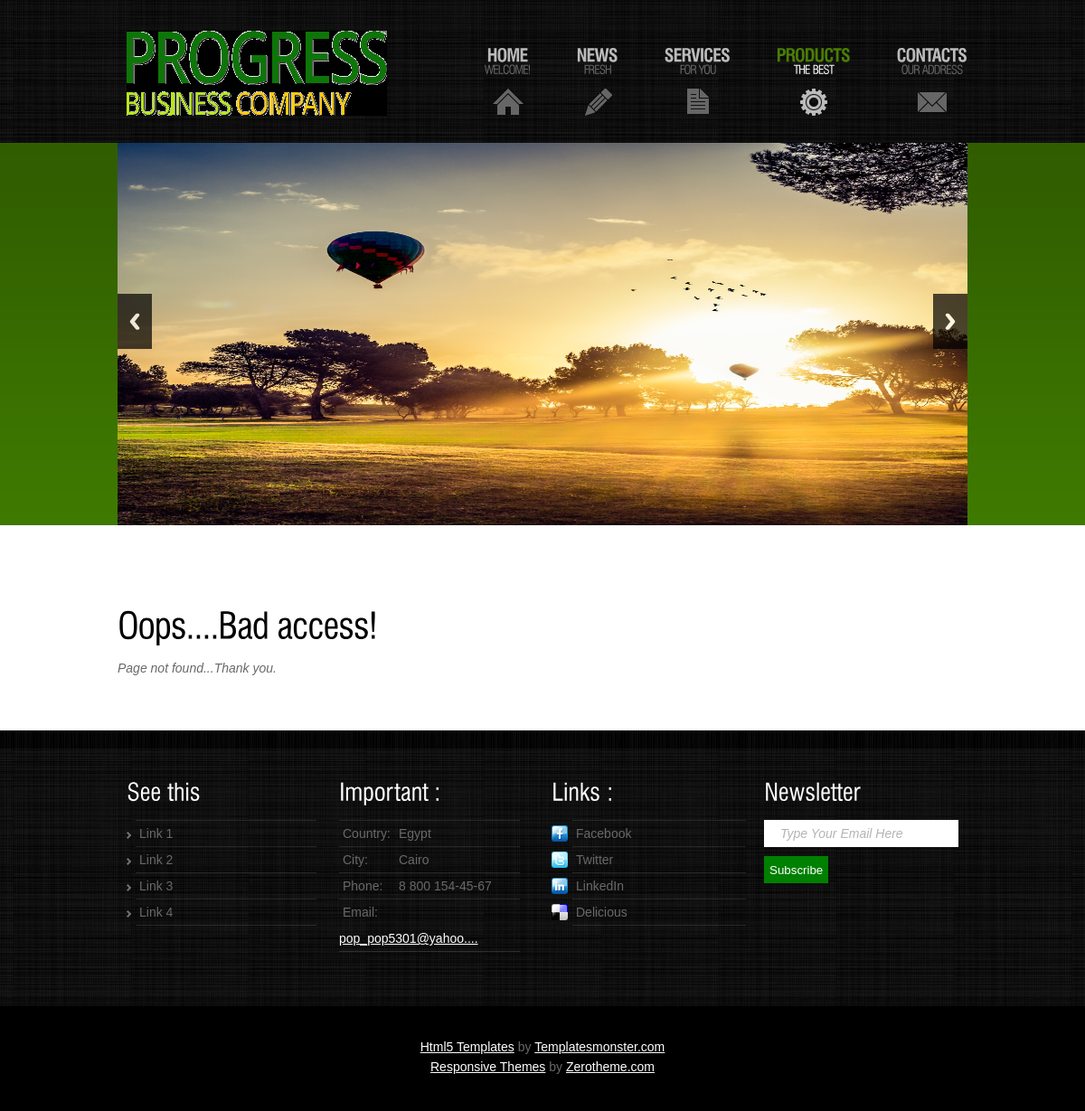
The app's page /prodetails.php with its own data.
### tables this page shows
CREATE TABLE IF NOT EXISTS `products` (
  `prod_id` int(11) NOT NULL AUTO_INCREMENT,
  `prod_name` varchar(255) DEFAULT NULL,
  `desc` text,
  `content` longtext,
  `image` varchar(255) DEFAULT NULL,
  `active_prod` tinyint(1) DEFAULT NULL,
  `in_home` tinyint(1) DEFAULT NULL,
  PRIMARY KEY (`prod_id`)
);

CREATE TABLE IF NOT EXISTS `setting` (
  `setting_id` int(11) NOT NULL AUTO_INCREMENT,
  `key` varchar(255) DEFAULT NULL,
  `desc` text,
  PRIMARY KEY (`setting_id`)
);

### productsAPI.php (called while the page is built, shortened)
<?php
function prog_pros_get($extra = '')
{
$query = sprintf("SELECT * FROM `products` %s",$extra);
$qresult = @mysql_query($query);
$rcount = @mysql_num_rows($qresult);
$pros = array();
for($i = 0; $i<$rcount; $i++)
	$pros[@count($pros)] = @mysql_fetch_object($qresult) ;
return $pros;
}
function prog_pros_get_by_active()
{
$pr_active = 1;
$result = prog_pros_get("WHERE `active_prod` = '$pr_active' ");
return $result;
}
?>

### prog_db.php (called while the page is built, shortened)
<?php
$prog_host      = 'localhost';
$prog_username  = 'root';
$prog_password  = '';
$prog_handle = @mysql_connect($prog_host,$prog_username,$prog_password);
function limit_text($text,$limit = 5) {
      if (str_word_count($text, 0) > $limit) {
          $words = str_word_count($text,2);
          $pos = array_keys($words);
          $text = substr($text, 0, $pos[$limit]) . '...';
      }
      return $text;
}
function get_set($key)
{
global $prog_handle;
$st_key = @mysql_real_escape_string(strip_tags($key),$prog_handle);
$result = prog_setting_get("WHERE `key` = '$st_key' ");
$setting = $result[0];
return $setting->desc;
}
?>

### settingAPI.php (called while the page is built, shortened)
<?php
function prog_setting_get($extra = '')
{
$query = sprintf("SELECT * FROM `setting` %s",$extra);
$qresult = @mysql_query($query);
$rcount = @mysql_num_rows($qresult);
$settings = array();
for($i = 0; $i<$rcount; $i++)
	$settings[@count($settings)] = @mysql_fetch_object($qresult) ;
return $settings;
}
?>

### prodetails.php (the view, shortened to what this page needs)
<!DOCTYPE html>
<html lang="en">
<head>
<link rel="stylesheet" href="css/reset.css" type="text/css" media="all">
<link rel="stylesheet" href="css/layout.css" type="text/css" media="all">
<link rel="stylesheet" href="css/style.css" type="text/css" media="all">
<link rel="stylesheet" href="css/zerogrid.css">
<link rel="stylesheet" href="css/responsive.css">
<link rel="stylesheet" href="css/responsiveslides.css" />
</head>
<body id="page1">
<div class="body1">
	<div class="body2">
		<div class="main zerogrid">
			<header>
				<div class="wrapper row">
				<h1><a href="index.php" id="logo"><img src="images/logo.png" /></a></h1>
				<nav>
					<ul id="menu">
						<li id="nav1"><a href="index.php">Home<span>Welcome!</span></a></li>
						<li id="nav2"><a href="news.php">News<span>Fresh</span></a></li>
						<li id="nav3"><a href="services.php">Services<span>for you</span></a></li>
						<li id="nav4" class="active"><a href="products.php">Products<span>The best</span></a></li>
						<li id="nav5"><a href="contacts.php">Contacts<span>Our Address</span></a></li>
					</ul>
				</nav>
				</div>
				<div class="wrapper row">
					<div class="slider">
					  	<div class="rslides_container">
							<ul class="rslides" id="slider">
<?php
require_once 'prog_db.php';
require_once 'productsAPI.php';
$pros = prog_pros_get_by_active();
if($pros == NULL)
{
	prog_db_close();
	echo('<div class="row-fluid">
    <div class="http-error">
        <h2>Oops..Problem!</h2>
        <p class="info">Page not found...Thank you.</p>
    </div>
</div>');
}else{
$pcount = @count($pros);
if($pcount == NULL)
{
	prog_db_close();
	echo('<div class="row-fluid">
    <div class="http-error">
        <h2>Oops..!</h2>
        <p class="info">Page not found...Thank you.</p>
    </div>
</div>');
}else{
for($i = 0; $i<$pcount; $i++)
{
 	$pro = $pros[$i];
if($pro->active_prod == 1)
echo '<li><a href="prodetails.php?P='.$pro->prod_id.'"><img src="admin/images/'.$pro->image.'" alt="" style="width: 940px;height: 423px;"></a></li>';
}
?>
							</ul>
						</div>
					</div>
				</div>
			</header>
		</div>
	</div>
</div>
	<div class="body3">
		<div class="main zerogrid">
			<article id="content">
<?php
if(!isset($_GET['P']))
{
echo('<div class="row-fluid">
        <div class="http-error">
        <h2>Oops....Bad access!</h2>
        <p class="info">Page not found...Thank you.</p>
     </div>
     </div>');
}else{
$_id = (int)$_GET['P'];
if($_id == 0){
	prog_db_close();
echo('<div class="row-fluid">
       <div class="http-error">
        <h2>Oops..!</h2>
        <p class="info">Page not found.</p>
    </div>
  </div>');
}
else{
$p = prog_pros_get_by_id($_id);
if($p == NULL){
	prog_db_close();
echo('<div class="row-fluid">
       <div class="http-error">
        <h2>Oops..!</h2>
        <p class="info">Page not found.</p>
    </div>
  </div>');
			}}}}} require_once 'settingAPI.php'; ?>
		</div>
	</div>
		<div class="body4">
		<div class="main zerogrid">
			<article id="content2">
				<div class="wrapper row">
					<section class="col-1-4">
					<div class="wrap-col">
						<h4><?= limit_text( get_set('footer_title1'),2) ?></h4>
						<ul class="list1">
                            <li><a href="<?= get_set('footer_link1_link') ?>"><?= limit_text(get_set('footer_link1_title'),3) ?></a></li>
							<li><a href="<?= get_set('footer_link2_link') ?>"><?= limit_text(get_set('footer_link2_title'),3) ?></a></li>
							<li><a href="<?= get_set('footer_link3_link') ?>"><?= limit_text(get_set('footer_link3_title'),3) ?></a></li>
							<li><a href="<?= get_set('footer_link4_link') ?>"><?= limit_text(get_set('footer_link4_title'),3) ?></a></li>
						</ul>
					</div>
					</section>
					<section class="col-1-4">
					<div class="wrap-col">
						<h4><?= limit_text( get_set('footer_title2'),2) ?></h4>
						<ul class="address">
							<li><span>Country:</span><?= get_set('Country') ?></li>
							<li><span>City:</span><?= get_set('City') ?></li>
							<li><span>Phone:</span><?= get_set('Phone') ?></li>
							<li><span>Email:</span><a href=<?= get_set('footer_Email_link') ?>><?= limit_text(get_set('footer_Email_title'),3) ?></a></li>
						</ul>
					</div>
					</section>
					<section class="col-1-4">
					<div class="wrap-col">
						<h4><?= limit_text( get_set('footer_title3'),2) ?></h4>
						<ul id="icons">
					<li><a href="<?= get_set('facebook') ?>"><img src="images/icon1.jpg" alt="">Facebook</a></li>
					<li><a href="<?= get_set('Twitter') ?>"><img src="images/icon2.jpg" alt="">Twitter</a></li>
					<li><a href="<?= get_set('LinkedIn') ?>"><img src="images/icon3.jpg" alt="">LinkedIn</a></li>
					<li><a href="<?= get_set('Delicious') ?>"><img src="images/icon4.jpg" alt="">Delicious</a></li>
						</ul>
					</div>
					</section>
					<section class="col-1-4">
					<div class="wrap-col">
						<h4>Newsletter</h4>
						<form  method="post" id="newsletter">
							<div>
								<div class="wrapper" style="width: 215px;height: 40;">
									<input class="input" type="text" id="newsletters" value="Type Your Email Here"  onblur="if(this.value=='') this.value='Type Your Email Here'" onfocus="if(this.value =='Type Your Email Here' ) this.value=''">
								</div>
							<input type="button" class="button" style="color: white;height: 30px;background-color: green;" onclick="letter_info()" value="Subscribe" />
							    </div>
							</div>
					</div>
				</div>
		</div>
		<div class="main zerogrid">
			<footer>
				<a href="http://www.zerotheme.com/432/free-responsive-html5-css3-website-templates.html" target="_blank">Html5 Templates</a> by <a href="http://www.templatemonster.com/" target="_blank">Templatesmonster.com</a><br>
				<a href="http://www.zerotheme.com/432/free-responsive-html5-css3-website-templates.html" target="_blank">Responsive Themes</a> by <a href="http://www.zerotheme.com/" target="_blank">Zerotheme.com</a><br>
			</footer>
		</div>
</body>
</html>

### css/layout.css (style rules this page uses)
#page1 .body2 { background:url(../images/bg_slider.gif) bottom repeat-x }

### css/style.css (style rules this page uses)
article, aside, audio, canvas, command, datalist, details, embed, figcaption, figure, footer, header, hgroup, keygen, meter, nav, output, progress, section, source, video { display:block }
.wrapper { width:100%;overflow:hidden }
body { background:#000;border:0;font:14px "Trebuchet MS", Arial, Helvetica, sans-serif;color:#696969;line-height:22px;font-style:italic }
.body1 { background:url(../images/bg.jpg) bottom center repeat }
.body2 { background:url(../images/bg_top2.gif) bottom repeat-x }
.body3 { background:#fff }
.body4 { background:url(../images/bg.jpg) top center repeat }
.main { margin:0 auto; }
a { color:#696969;text-decoration:underline;outline:none }
h1 { float:left }
h2 { font-size:40px;font-style:normal;font-weight:400;line-height:1.2em;padding:38px 0 11px 0;color:#000;letter-spacing:-1px }
h4 { font-size:26px;line-height:1.2em;color:#fff;font-weight:400;padding:43px 0 15px 0 }
p { padding-bottom:22px }
header { padding-top:34px; min-height: 150px; }
#logo { display:block; margin-left:10px; }
#menu { float:right;padding-top:15px }
#menu li { float:left;padding-left:51px }
#menu li a { display:block;font:20px "Trebuchet MS", Arial, Helvetica, sans-serif;line-height:1.2em;color:#bbb;text-transform:uppercase;text-decoration:none;text-align:center;letter-spacing:-1px;height:79px;font-style:normal;font-weight:700 }
#menu li a span { font-size:13px;line-height:1.2em;color:#666666;display:block;letter-spacing:-1px;margin-top:-3px;font-weight:normal }
#menu li a:hover, #menu .active a { color:#497e04 }
#menu li a:hover span, #menu .active a span { color:#fff }
#menu #nav1 a { background:url(../images/menu_icon1.gif) bottom center no-repeat }
#menu #nav2 a { background:url(../images/menu_icon2.gif) bottom center no-repeat }
#menu #nav3 a { background:url(../images/menu_icon3.gif) bottom center no-repeat }
#menu #nav4 a { background:url(../images/menu_icon4.gif) bottom center no-repeat }
#menu #nav4 a:hover, #menu #nav4.active a { background:url(../images/menu_icon4_active.gif) bottom center no-repeat }
#menu #nav5 a { background:url(../images/menu_icon5.gif) bottom center no-repeat }
.slider { margin-top: 30px; height:423px; }
#content { padding-top:50px;padding-bottom:36px }
#content2 { padding-bottom:50px }
.list1 { background:url(../images/line_hor1.png) 10px 0 no-repeat;padding-top:1px }
.list1 li { background:url(../images/line_hor1.png) 10px bottom no-repeat;line-height:29px }
.list1 a { color:#696969;text-decoration:none;font-style:normal;padding-left:14px;background:url(../images/marker_1.gif) 0 6px no-repeat }
.address { background:url(../images/line_hor1.png) 0px 0 no-repeat;padding-top:1px }
.address li { background:url(../images/line_hor1.png) 0px bottom no-repeat;line-height:29px;font-style:normal }
.address span { padding-left:4px;float:left;width:62px }
.address a { color:#fff }
#icons { background:url(../images/line_hor1.png) 23px 0 no-repeat;padding-top:1px }
#icons li { background:url(../images/line_hor1.png) 23px bottom no-repeat;line-height:29px }
#icons a { color:#696969;text-decoration:none;font-style:normal;display:inline-block }
#icons img { float:left;margin-right:9px;margin-top:5px }
footer { padding:34px 0 38px 0;font-style:normal;color:#696969;text-align:center }
footer a { color:#fff }
#newsletter .input { background:#fff;padding:6px 18px;width:184px;height:18px;font:14px "Trebuchet MS", Arial, Helvetica, sans-serif;font-style:inherit;color:#b4b4b4;margin:0 }
#newsletter .wrapper { min-height:40px }
#newsletter .button { float : left; }

### css/zerogrid.css (style rules this page uses)
.zerogrid { width: 940px; position: relative; margin: 0 auto; padding: 0px; }
.zerogrid:after { content: "\0020"; display: block; height: 0; clear: both; visibility: hidden; }
.zerogrid .row:before,.row:after { content: '\0020'; display: block; overflow: hidden; visibility: hidden; width: 0; height: 0; }
.zerogrid .row:after { clear: both; }
.zerogrid .row { zoom: 1; }
.zerogrid .wrap-col { margin:10px; }
.zerogrid .col-1-2, .zerogrid .col-1-3, .zerogrid .col-2-3, .zerogrid .col-1-4, .zerogrid .col-2-4, .zerogrid .col-3-4, .zerogrid .col-1-5, .zerogrid .col-2-5, .zerogrid .col-3-5, .zerogrid .col-4-5, .zerogrid .col-1-6, .zerogrid .col-2-6, .zerogrid .col-3-6, .zerogrid .col-4-6, .zerogrid .col-5-6 { float:left; display: inline-block; }
.zerogrid .col-1-4 { width:25%; }

### css/responsive.css (style rules this page uses)
html { -webkit-text-size-adjust: none; }
img { max-width:100%; height: auto; width: auto\9; }

### records on screen
products: image (picture)
setting: desc "Link 1"
setting: desc "Link 2"
setting: desc "Link 3"
setting: desc "Link 4"
setting: desc "Egypt"
setting: desc "Cairo"
setting: desc "8 800 154-45-67"
setting: desc "pop_pop5301@yahoo...."
